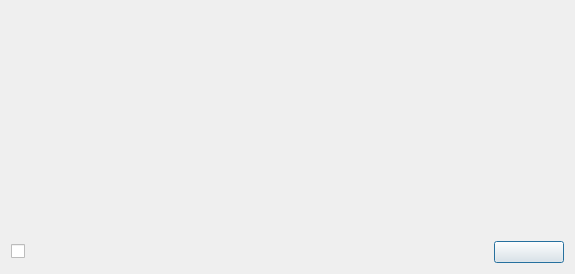
<?xml version="1.0" encoding="UTF-8"?>
<ui version="4.0">
 <class>RegistrationExpirationReminder</class>
 <widget class="QDialog" name="RegistrationExpirationReminder">
  <property name="geometry">
   <rect>
    <x>0</x>
    <y>0</y>
    <width>575</width>
    <height>274</height>
   </rect>
  </property>
  <property name="windowTitle">
   <string>Dialog</string>
  </property>
  <property name="styleSheet">
   <string notr="true"/>
  </property>
  <layout class="QGridLayout" name="gridLayout">
   <item row="0" column="0" colspan="2">
    <widget class="QLabel" name="lab_message">
     <property name="text">
      <string/>
     </property>
    </widget>
   </item>
   <item row="1" column="0">
    <widget class="QCheckBox" name="check_box">
     <property name="text">
      <string/>
     </property>
    </widget>
   </item>
   <item row="1" column="1">
    <widget class="QPushButton" name="btn_verify">
     <property name="maximumSize">
      <size>
       <width>70</width>
       <height>16777215</height>
      </size>
     </property>
     <property name="text">
      <string/>
     </property>
    </widget>
   </item>
  </layout>
 </widget>
 <resources/>
 <connections>
  <connection>
   <sender>btn_verify</sender>
   <signal>clicked()</signal>
   <receiver>RegistrationExpirationReminder</receiver>
   <slot>accept()</slot>
   <hints>
    <hint type="sourcelabel">
     <x>527</x>
     <y>253</y>
    </hint>
    <hint type="destinationlabel">
     <x>287</x>
     <y>136</y>
    </hint>
   </hints>
  </connection>
 </connections>
</ui>
